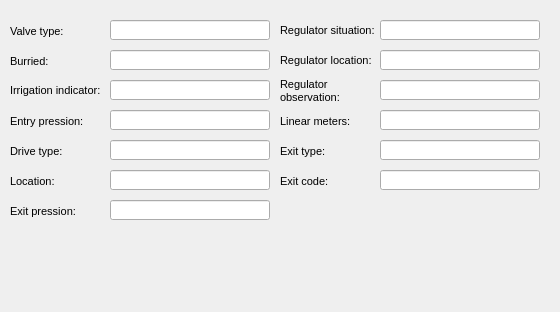
     <widget class="QWidget" name="page_10">
      <property name="geometry">
       <rect>
        <x>0</x>
        <y>0</y>
        <width>560</width>
        <height>312</height>
       </rect>
      </property>
      <attribute name="label">
       <string>Specific information</string>
      </attribute>
      <widget class="QLabel" name="label_valve_type">
       <property name="geometry">
        <rect>
         <x>10</x>
         <y>20</y>
         <width>71</width>
         <height>22</height>
        </rect>
       </property>
       <property name="font">
        <font>
         <pointsize>8</pointsize>
        </font>
       </property>
       <property name="frameShape">
        <enum>QFrame::NoFrame</enum>
       </property>
       <property name="frameShadow">
        <enum>QFrame::Plain</enum>
       </property>
       <property name="text">
        <string>Valve type:</string>
       </property>
       <property name="textFormat">
        <enum>Qt::AutoText</enum>
       </property>
       <property name="scaledContents">
        <bool>false</bool>
       </property>
       <property name="alignment">
        <set>Qt::AlignLeading|Qt::AlignLeft|Qt::AlignVCenter</set>
       </property>
       <property name="margin">
        <number>3</number>
       </property>
      </widget>
      <widget class="QLabel" name="label_valve_irrigation_indicator">
       <property name="geometry">
        <rect>
         <x>10</x>
         <y>75</y>
         <width>101</width>
         <height>31</height>
        </rect>
       </property>
       <property name="font">
        <font>
         <pointsize>8</pointsize>
        </font>
       </property>
       <property name="frameShape">
        <enum>QFrame::NoFrame</enum>
       </property>
       <property name="frameShadow">
        <enum>QFrame::Plain</enum>
       </property>
       <property name="text">
        <string>Irrigation indicator:</string>
       </property>
       <property name="textFormat">
        <enum>Qt::AutoText</enum>
       </property>
       <property name="scaledContents">
        <bool>false</bool>
       </property>
       <property name="alignment">
        <set>Qt::AlignLeading|Qt::AlignLeft|Qt::AlignVCenter</set>
       </property>
       <property name="wordWrap">
        <bool>true</bool>
       </property>
       <property name="margin">
        <number>3</number>
       </property>
      </widget>
      <widget class="QLabel" name="label_valve_burried">
       <property name="geometry">
        <rect>
         <x>10</x>
         <y>50</y>
         <width>61</width>
         <height>22</height>
        </rect>
       </property>
       <property name="font">
        <font>
         <pointsize>8</pointsize>
        </font>
       </property>
       <property name="frameShape">
        <enum>QFrame::NoFrame</enum>
       </property>
       <property name="frameShadow">
        <enum>QFrame::Plain</enum>
       </property>
       <property name="text">
        <string>Burried:</string>
       </property>
       <property name="textFormat">
        <enum>Qt::AutoText</enum>
       </property>
       <property name="scaledContents">
        <bool>false</bool>
       </property>
       <property name="alignment">
        <set>Qt::AlignLeading|Qt::AlignLeft|Qt::AlignVCenter</set>
       </property>
       <property name="margin">
        <number>3</number>
       </property>
      </widget>
      <widget class="QLabel" name="label_valve_pression_entry">
       <property name="geometry">
        <rect>
         <x>10</x>
         <y>110</y>
         <width>111</width>
         <height>22</height>
        </rect>
       </property>
       <property name="font">
        <font>
         <pointsize>8</pointsize>
        </font>
       </property>
       <property name="frameShape">
        <enum>QFrame::NoFrame</enum>
       </property>
       <property name="frameShadow">
        <enum>QFrame::Plain</enum>
       </property>
       <property name="text">
        <string>Entry pression:</string>
       </property>
       <property name="textFormat">
        <enum>Qt::AutoText</enum>
       </property>
       <property name="scaledContents">
        <bool>false</bool>
       </property>
       <property name="alignment">
        <set>Qt::AlignLeading|Qt::AlignLeft|Qt::AlignVCenter</set>
       </property>
       <property name="margin">
        <number>3</number>
       </property>
      </widget>
      <widget class="QLineEdit" name="valve_irrigation_indicator">
       <property name="geometry">
        <rect>
         <x>110</x>
         <y>80</y>
         <width>160</width>
         <height>20</height>
        </rect>
       </property>
       <property name="inputMask">
        <string/>
       </property>
       <property name="text">
        <string/>
       </property>
       <property name="frame">
        <bool>true</bool>
       </property>
      </widget>
      <widget class="QLabel" name="label_valve_pression_exit">
       <property name="geometry">
        <rect>
         <x>10</x>
         <y>200</y>
         <width>111</width>
         <height>22</height>
        </rect>
       </property>
       <property name="font">
        <font>
         <pointsize>8</pointsize>
        </font>
       </property>
       <property name="frameShape">
        <enum>QFrame::NoFrame</enum>
       </property>
       <property name="frameShadow">
        <enum>QFrame::Plain</enum>
       </property>
       <property name="text">
        <string>Exit pression:</string>
       </property>
       <property name="textFormat">
        <enum>Qt::AutoText</enum>
       </property>
       <property name="scaledContents">
        <bool>false</bool>
       </property>
       <property name="alignment">
        <set>Qt::AlignLeading|Qt::AlignLeft|Qt::AlignVCenter</set>
       </property>
       <property name="margin">
        <number>3</number>
       </property>
      </widget>
      <widget class="QLineEdit" name="valve_pression_entry">
       <property name="geometry">
        <rect>
         <x>110</x>
         <y>110</y>
         <width>160</width>
         <height>20</height>
        </rect>
       </property>
       <property name="inputMask">
        <string/>
       </property>
       <property name="text">
        <string/>
       </property>
       <property name="frame">
        <bool>true</bool>
       </property>
      </widget>
      <widget class="QLineEdit" name="valve_pression_exit">
       <property name="geometry">
        <rect>
         <x>110</x>
         <y>200</y>
         <width>160</width>
         <height>20</height>
        </rect>
       </property>
       <property name="inputMask">
        <string/>
       </property>
       <property name="text">
        <string/>
       </property>
       <property name="frame">
        <bool>true</bool>
       </property>
      </widget>
      <widget class="QLineEdit" name="valve_burried">
       <property name="geometry">
        <rect>
         <x>110</x>
         <y>50</y>
         <width>160</width>
         <height>20</height>
        </rect>
       </property>
       <property name="inputMask">
        <string/>
       </property>
       <property name="text">
        <string/>
       </property>
       <property name="frame">
        <bool>true</bool>
       </property>
      </widget>
      <widget class="QLineEdit" name="valve_regulator_observ">
       <property name="geometry">
        <rect>
         <x>380</x>
         <y>80</y>
         <width>160</width>
         <height>20</height>
        </rect>
       </property>
       <property name="inputMask">
        <string/>
       </property>
       <property name="text">
        <string/>
       </property>
       <property name="frame">
        <bool>true</bool>
       </property>
      </widget>
      <widget class="QLabel" name="label_valve_drive_type">
       <property name="geometry">
        <rect>
         <x>10</x>
         <y>140</y>
         <width>121</width>
         <height>22</height>
        </rect>
       </property>
       <property name="font">
        <font>
         <pointsize>8</pointsize>
        </font>
       </property>
       <property name="frameShape">
        <enum>QFrame::NoFrame</enum>
       </property>
       <property name="frameShadow">
        <enum>QFrame::Plain</enum>
       </property>
       <property name="text">
        <string>Drive type:</string>
       </property>
       <property name="textFormat">
        <enum>Qt::AutoText</enum>
       </property>
       <property name="scaledContents">
        <bool>false</bool>
       </property>
       <property name="alignment">
        <set>Qt::AlignLeading|Qt::AlignLeft|Qt::AlignVCenter</set>
       </property>
       <property name="margin">
        <number>3</number>
       </property>
      </widget>
      <widget class="QLabel" name="label_valve_regulator_location">
       <property name="geometry">
        <rect>
         <x>280</x>
         <y>45</y>
         <width>101</width>
         <height>31</height>
        </rect>
       </property>
       <property name="font">
        <font>
         <pointsize>8</pointsize>
        </font>
       </property>
       <property name="frameShape">
        <enum>QFrame::NoFrame</enum>
       </property>
       <property name="frameShadow">
        <enum>QFrame::Plain</enum>
       </property>
       <property name="text">
        <string>Regulator location:</string>
       </property>
       <property name="textFormat">
        <enum>Qt::AutoText</enum>
       </property>
       <property name="scaledContents">
        <bool>false</bool>
       </property>
       <property name="alignment">
        <set>Qt::AlignLeading|Qt::AlignLeft|Qt::AlignVCenter</set>
       </property>
       <property name="wordWrap">
        <bool>true</bool>
       </property>
       <property name="margin">
        <number>3</number>
       </property>
      </widget>
      <widget class="QLineEdit" name="valve_drive_type">
       <property name="geometry">
        <rect>
         <x>110</x>
         <y>140</y>
         <width>160</width>
         <height>20</height>
        </rect>
       </property>
       <property name="inputMask">
        <string/>
       </property>
       <property name="text">
        <string/>
       </property>
       <property name="frame">
        <bool>true</bool>
       </property>
      </widget>
      <widget class="QLabel" name="label_valve_lin_meters">
       <property name="geometry">
        <rect>
         <x>280</x>
         <y>110</y>
         <width>121</width>
         <height>22</height>
        </rect>
       </property>
       <property name="font">
        <font>
         <pointsize>8</pointsize>
        </font>
       </property>
       <property name="frameShape">
        <enum>QFrame::NoFrame</enum>
       </property>
       <property name="frameShadow">
        <enum>QFrame::Plain</enum>
       </property>
       <property name="text">
        <string>Linear meters:</string>
       </property>
       <property name="textFormat">
        <enum>Qt::AutoText</enum>
       </property>
       <property name="scaledContents">
        <bool>false</bool>
       </property>
       <property name="alignment">
        <set>Qt::AlignLeading|Qt::AlignLeft|Qt::AlignVCenter</set>
       </property>
       <property name="margin">
        <number>3</number>
       </property>
      </widget>
      <widget class="QLabel" name="label_valve_exit_code">
       <property name="geometry">
        <rect>
         <x>280</x>
         <y>170</y>
         <width>121</width>
         <height>22</height>
        </rect>
       </property>
       <property name="font">
        <font>
         <pointsize>8</pointsize>
        </font>
       </property>
       <property name="frameShape">
        <enum>QFrame::NoFrame</enum>
       </property>
       <property name="frameShadow">
        <enum>QFrame::Plain</enum>
       </property>
       <property name="text">
        <string>Exit code:</string>
       </property>
       <property name="textFormat">
        <enum>Qt::AutoText</enum>
       </property>
       <property name="scaledContents">
        <bool>false</bool>
       </property>
       <property name="alignment">
        <set>Qt::AlignLeading|Qt::AlignLeft|Qt::AlignVCenter</set>
       </property>
       <property name="margin">
        <number>3</number>
       </property>
      </widget>
      <widget class="QLineEdit" name="valve_location">
       <property name="geometry">
        <rect>
         <x>110</x>
         <y>170</y>
         <width>160</width>
         <height>20</height>
        </rect>
       </property>
       <property name="inputMask">
        <string/>
       </property>
       <property name="text">
        <string/>
       </property>
       <property name="frame">
        <bool>true</bool>
       </property>
      </widget>
      <widget class="QLineEdit" name="valve_lin_meters">
       <property name="geometry">
        <rect>
         <x>380</x>
         <y>110</y>
         <width>160</width>
         <height>20</height>
        </rect>
       </property>
       <property name="inputMask">
        <string/>
       </property>
       <property name="text">
        <string/>
       </property>
       <property name="frame">
        <bool>true</bool>
       </property>
      </widget>
      <widget class="QLineEdit" name="valve_regulator_location">
       <property name="geometry">
        <rect>
         <x>380</x>
         <y>50</y>
         <width>160</width>
         <height>20</height>
        </rect>
       </property>
       <property name="inputMask">
        <string/>
       </property>
       <property name="text">
        <string/>
       </property>
       <property name="frame">
        <bool>true</bool>
       </property>
      </widget>
      <widget class="QLineEdit" name="valve_exit_type">
       <property name="geometry">
        <rect>
         <x>380</x>
         <y>140</y>
         <width>160</width>
         <height>20</height>
        </rect>
       </property>
       <property name="inputMask">
        <string/>
       </property>
       <property name="text">
        <string/>
       </property>
       <property name="frame">
        <bool>true</bool>
       </property>
      </widget>
      <widget class="QLabel" name="label_valve_location">
       <property name="geometry">
        <rect>
         <x>10</x>
         <y>170</y>
         <width>121</width>
         <height>22</height>
        </rect>
       </property>
       <property name="font">
        <font>
         <pointsize>8</pointsize>
        </font>
       </property>
       <property name="frameShape">
        <enum>QFrame::NoFrame</enum>
       </property>
       <property name="frameShadow">
        <enum>QFrame::Plain</enum>
       </property>
       <property name="text">
        <string>Location:</string>
       </property>
       <property name="textFormat">
        <enum>Qt::AutoText</enum>
       </property>
       <property name="scaledContents">
        <bool>false</bool>
       </property>
       <property name="alignment">
        <set>Qt::AlignLeading|Qt::AlignLeft|Qt::AlignVCenter</set>
       </property>
       <property name="margin">
        <number>3</number>
       </property>
      </widget>
      <widget class="QLineEdit" name="valve_exit_code">
       <property name="geometry">
        <rect>
         <x>380</x>
         <y>170</y>
         <width>160</width>
         <height>20</height>
        </rect>
       </property>
       <property name="inputMask">
        <string/>
       </property>
       <property name="text">
        <string/>
       </property>
       <property name="frame">
        <bool>true</bool>
       </property>
      </widget>
      <widget class="QLabel" name="label_valve_regulator_observ">
       <property name="geometry">
        <rect>
         <x>280</x>
         <y>75</y>
         <width>71</width>
         <height>31</height>
        </rect>
       </property>
       <property name="font">
        <font>
         <pointsize>8</pointsize>
        </font>
       </property>
       <property name="frameShape">
        <enum>QFrame::NoFrame</enum>
       </property>
       <property name="frameShadow">
        <enum>QFrame::Plain</enum>
       </property>
       <property name="lineWidth">
        <number>1</number>
       </property>
       <property name="midLineWidth">
        <number>0</number>
       </property>
       <property name="text">
        <string>Regulator observation:</string>
       </property>
       <property name="textFormat">
        <enum>Qt::AutoText</enum>
       </property>
       <property name="scaledContents">
        <bool>false</bool>
       </property>
       <property name="alignment">
        <set>Qt::AlignLeading|Qt::AlignLeft|Qt::AlignVCenter</set>
       </property>
       <property name="wordWrap">
        <bool>true</bool>
       </property>
       <property name="margin">
        <number>3</number>
       </property>
      </widget>
      <widget class="QLabel" name="label_valve_exit_type">
       <property name="geometry">
        <rect>
         <x>280</x>
         <y>140</y>
         <width>121</width>
         <height>22</height>
        </rect>
       </property>
       <property name="font">
        <font>
         <pointsize>8</pointsize>
        </font>
       </property>
       <property name="frameShape">
        <enum>QFrame::NoFrame</enum>
       </property>
       <property name="frameShadow">
        <enum>QFrame::Plain</enum>
       </property>
       <property name="text">
        <string>Exit type:</string>
       </property>
       <property name="textFormat">
        <enum>Qt::AutoText</enum>
       </property>
       <property name="scaledContents">
        <bool>false</bool>
       </property>
       <property name="alignment">
        <set>Qt::AlignLeading|Qt::AlignLeft|Qt::AlignVCenter</set>
       </property>
       <property name="margin">
        <number>3</number>
       </property>
      </widget>
      <widget class="QLabel" name="label_valve_regulator_situation">
       <property name="geometry">
        <rect>
         <x>280</x>
         <y>15</y>
         <width>111</width>
         <height>31</height>
        </rect>
       </property>
       <property name="font">
        <font>
         <pointsize>8</pointsize>
        </font>
       </property>
       <property name="frameShape">
        <enum>QFrame::NoFrame</enum>
       </property>
       <property name="frameShadow">
        <enum>QFrame::Plain</enum>
       </property>
       <property name="text">
        <string>Regulator situation:</string>
       </property>
       <property name="textFormat">
        <enum>Qt::AutoText</enum>
       </property>
       <property name="scaledContents">
        <bool>false</bool>
       </property>
       <property name="alignment">
        <set>Qt::AlignLeading|Qt::AlignLeft|Qt::AlignVCenter</set>
       </property>
       <property name="wordWrap">
        <bool>true</bool>
       </property>
       <property name="margin">
        <number>3</number>
       </property>
      </widget>
      <widget class="QLineEdit" name="valve_regulator_situation">
       <property name="geometry">
        <rect>
         <x>380</x>
         <y>20</y>
         <width>160</width>
         <height>20</height>
        </rect>
       </property>
       <property name="inputMask">
        <string/>
       </property>
       <property name="text">
        <string/>
       </property>
       <property name="frame">
        <bool>true</bool>
       </property>
      </widget>
      <widget class="QLineEdit" name="valve_type">
       <property name="geometry">
        <rect>
         <x>110</x>
         <y>20</y>
         <width>160</width>
         <height>20</height>
        </rect>
       </property>
       <property name="inputMask">
        <string/>
       </property>
       <property name="text">
        <string/>
       </property>
       <property name="frame">
        <bool>true</bool>
       </property>
      </widget>
     </widget>
